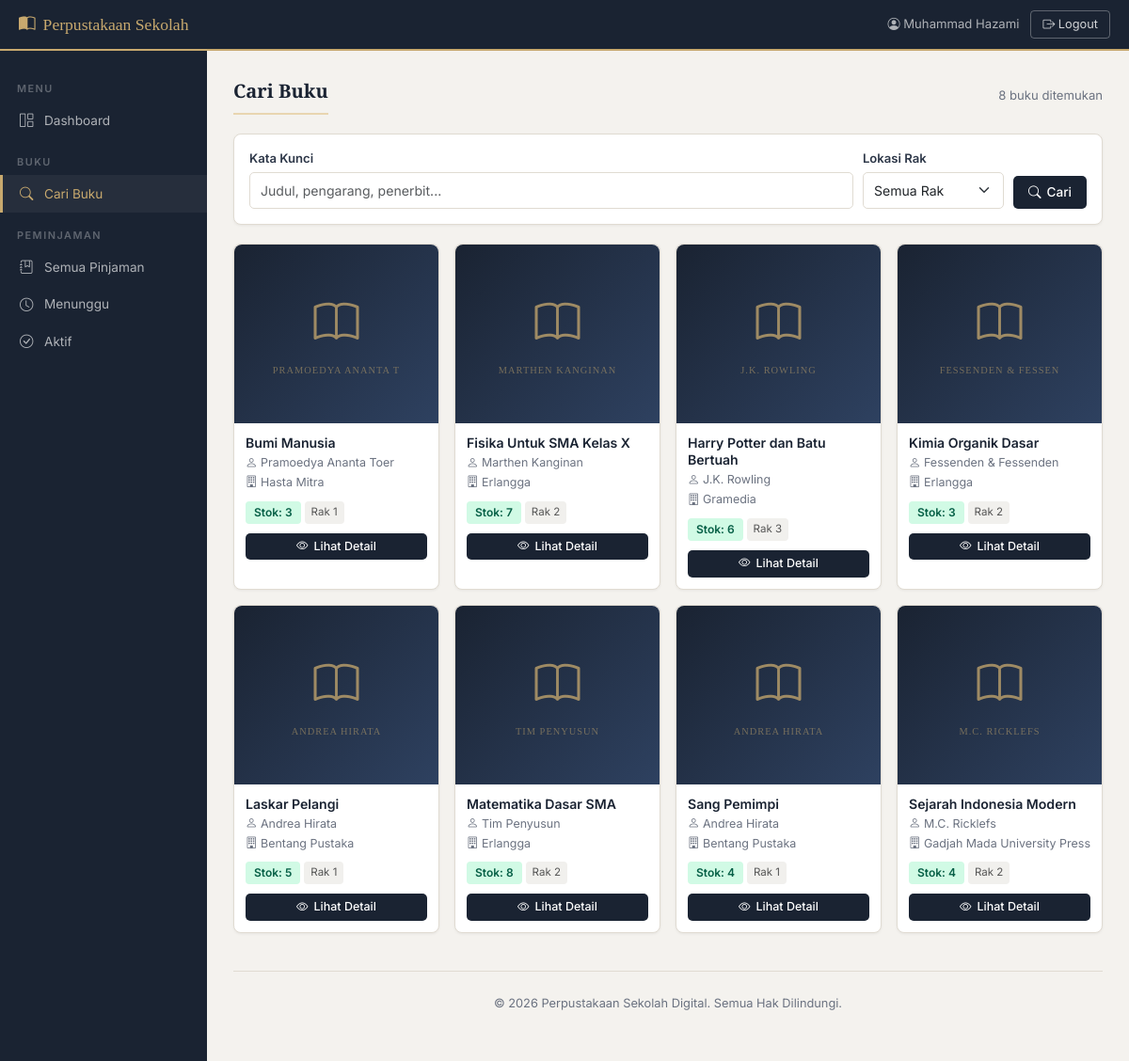
Page /pages/cari_buku.php (signed in) on the committed database.
### tables this page shows
CREATE TABLE `buku` (
  `id_buku` int(15) NOT NULL AUTO_INCREMENT,
  `judul` varchar(255) NOT NULL,
  `pengarang` varchar(255) NOT NULL,
  `penerbit` varchar(255) NOT NULL,
  `deskripsi` longtext NOT NULL,
  `gambar_buku` varchar(500) DEFAULT NULL,
  `jumlah_buku` int(100) NOT NULL DEFAULT 1,
  `rak_buku` enum('rak_1','rak_2','rak_3') NOT NULL DEFAULT 'rak_1',
  `status` enum('di_pinjam','tidak_dipinjam') NOT NULL DEFAULT 'tidak_dipinjam',
  `tanggal` date NOT NULL,
  `created_at` timestamp DEFAULT CURRENT_TIMESTAMP,
  PRIMARY KEY (`id_buku`)
);

### pages/cari_buku.php (the view, shortened to what this page needs)
<?php
require '../config/database.php';
require '../includes/header.php';
$search = trim($_GET['search'] ?? '');
$where = "WHERE 1=1";
$books = $conn->query("SELECT * FROM buku $where ORDER BY judul ASC");
$total = $books->num_rows;
?>
<div style="display:flex;justify-content:space-between;align-items:center;margin-bottom:20px;">
  <div class="sec-title" style="margin-bottom:0;">Cari Buku</div>
  <span style="font-size:.82rem;color:var(--muted);"><?php echo $total; ?> buku ditemukan</span>
</div>
<div class="card" style="padding:16px;margin-bottom:20px;">
  <form method="GET" style="display:flex;gap:10px;flex-wrap:wrap;align-items:flex-end;">
    <div style="flex:1;min-width:200px;">
      <label class="form-label">Kata Kunci</label>
      <input type="text" name="search" class="form-control" placeholder="Judul, pengarang, penerbit..." value="<?php echo htmlspecialchars($search); ?>">
    </div>
    <div style="width:150px;">
      <label class="form-label">Lokasi Rak</label>
      <select name="rak" class="form-select">
        <option value="">Semua Rak</option>
      </select>
    </div>
    <div style="display:flex;gap:6px;">
      <button type="submit" class="btn-main"><i class="bi bi-search"></i> Cari</button>
    </div>
  </form>
</div>
<?php if ($total > 0): ?>
<div style="display:grid;grid-template-columns:repeat(auto-fill,minmax(200px,1fr));gap:16px;">
  <?php while ($book = $books->fetch_assoc()): ?>
  <div class="card" style="cursor:pointer;" onclick="location.href='detail_buku.php?id=<?php echo $book['id_buku']; ?>'">
    <div class="book-cover">
      <?php if (!empty($book['gambar_buku']) && file_exists('../uploads/books/'.$book['gambar_buku'])): ?>
        <img src="../uploads/books/<?php echo htmlspecialchars($book['gambar_buku']); ?>" alt="">
      <?php else: ?>
        <div class="book-cover-inner">
          <i class="bi bi-book"></i>
          <span><?php echo htmlspecialchars(substr($book['pengarang'],0,18)); ?></span>
        </div>
      <?php endif; ?>
    </div>
    <div style="padding:12px;">
      <div style="font-weight:600;font-size:.88rem;color:var(--primary);margin-bottom:3px;line-height:1.3;"><?php echo htmlspecialchars($book['judul']); ?></div>
      <div style="font-size:.78rem;color:var(--muted);margin-bottom:2px;"><i class="bi bi-person"></i> <?php echo htmlspecialchars($book['pengarang']); ?></div>
      <div style="font-size:.78rem;color:var(--muted);margin-bottom:10px;"><i class="bi bi-building"></i> <?php echo htmlspecialchars($book['penerbit']); ?></div>
      <div style="display:flex;gap:4px;flex-wrap:wrap;margin-bottom:10px;">
        <span class="<?php echo $book['jumlah_buku']>0?'badge-available':'badge-borrowed'; ?>">Stok: <?php echo $book['jumlah_buku']; ?></span>
        <span style="background:#f1f0ed;color:#555;padding:3px 7px;border-radius:4px;font-size:.72rem;"><?php echo str_replace('_',' ',ucfirst($book['rak_buku'])); ?></span>
      </div>
      <a href="detail_buku.php?id=<?php echo $book['id_buku']; ?>" class="btn-main" style="font-size:.78rem;padding:5px 12px;width:100%;justify-content:center;">
        <i class="bi bi-eye"></i> Lihat Detail
      </a>
    </div>
  </div>
  <?php endwhile; ?>
</div>
<?php endif; ?>
<?php require '../includes/footer.php'; ?>

### includes/header.php (style rules this page uses)
:root { --primary:#1a2332; --accent:#c8a96e; --accent-light:#e8d5b0; --bg:#f4f2ee; --border:#e0dbd2; --text:#2d3748; --muted:#6b7280; --sidebar-w:220px; }
* { box-sizing:border-box;margin:0;padding:0; }
body { font-family:'Inter',sans-serif;background:var(--bg);color:var(--text);font-size:14px; }
.card { background:#fff;border:1px solid var(--border); border-radius:8px;box-shadow:0 1px 3px rgba(0,0,0,.06); transition:transform .18s,box-shadow .18s; }
.book-cover { height:190px; background:linear-gradient(135deg,var(--primary) 0%,#2e4160 100%); border-radius:8px 8px 0 0; display:flex;align-items:center;justify-content:center; overflow:hidden;position:relative; }
.book-cover-inner { display:flex;flex-direction:column;align-items:center; color:var(--accent);text-align:center;padding:10px; }
.book-cover-inner i { font-size:3rem;opacity:.75; }
.book-cover-inner span { font-family:'Playfair Display',serif; font-size:.65rem;color:rgba(200,169,110,.5); margin-top:6px;letter-spacing:1px;text-transform:uppercase; }
.badge-available { background:#d1fae5;color:#065f46;padding:3px 9px;border-radius:4px;font-size:.75rem;font-weight:600; }
.btn-main { background:var(--primary);color:#fff;border:none;border-radius:5px;padding:7px 16px;font-size:.85rem;font-weight:500;cursor:pointer;text-decoration:none;display:inline-flex;align-items:center;gap:6px;transition:.15s; }
.sec-title { font-family:'Playfair Display',serif;font-size:1.25rem;color:var(--primary);font-weight:700;padding-bottom:8px;border-bottom:2px solid var(--accent-light);margin-bottom:20px; }
.form-control,.form-select { border:1px solid var(--border);border-radius:5px;font-size:.88rem;padding:8px 11px;width:100%; }
.form-label { font-size:.82rem;font-weight:600;color:var(--text);margin-bottom:4px;display:block; }

### rows in the picture
buku: pengarang "PRAMOEDYA ANANTA T", judul "Bumi Manusia", pengarang "Pramoedya Ananta Toer", penerbit "Hasta Mitra", jumlah_buku "3", rak_buku "Rak 1"
buku: pengarang "MARTHEN KANGINAN", judul "Fisika Untuk SMA Kelas X", pengarang "Marthen Kanginan", penerbit "Erlangga", jumlah_buku "7", rak_buku "Rak 2"
buku: pengarang "J.K. ROWLING", judul "Harry Potter dan Batu Bertuah", pengarang "J.K. Rowling", penerbit "Gramedia", jumlah_buku "6", rak_buku "Rak 3"
buku: pengarang "FESSENDEN & FESSEN", judul "Kimia Organik Dasar", pengarang "Fessenden & Fessenden", penerbit "Erlangga", jumlah_buku "3", rak_buku "Rak 2"
buku: pengarang "ANDREA HIRATA", judul "Laskar Pelangi", pengarang "Andrea Hirata", penerbit "Bentang Pustaka", jumlah_buku "5", rak_buku "Rak 1", $book['id_buku'] 1 (drawn)
buku: pengarang "TIM PENYUSUN", judul "Matematika Dasar SMA", pengarang "Tim Penyusun", penerbit "Erlangga", jumlah_buku "8", rak_buku "Rak 2"
buku: pengarang "ANDREA HIRATA", judul "Sang Pemimpi", pengarang "Andrea Hirata", penerbit "Bentang Pustaka", jumlah_buku "4", rak_buku "Rak 1"
buku: pengarang "M.C. RICKLEFS", judul "Sejarah Indonesia Modern", pengarang "M.C. Ricklefs", penerbit "Gadjah Mada University Press", jumlah_buku "4", rak_buku "Rak 2"

### other values in the picture
$user_name "Muhammad Hazami"
$total "8"
